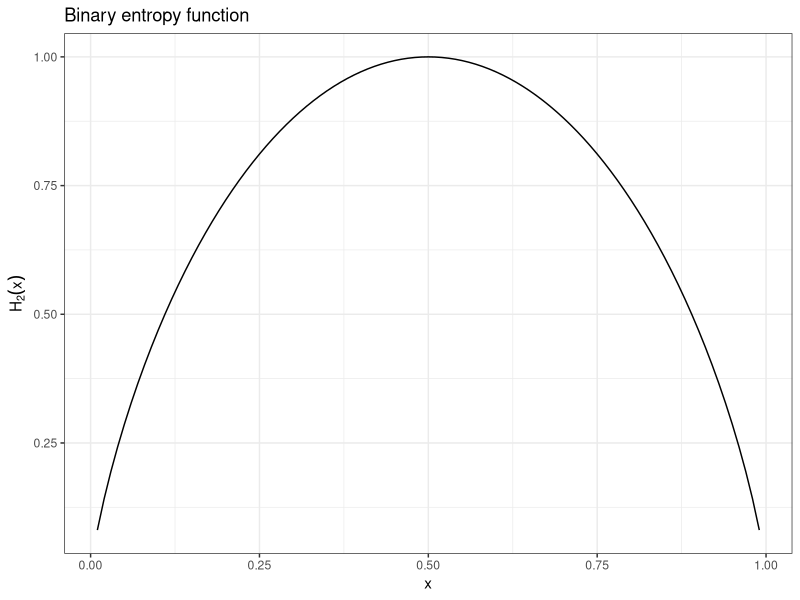
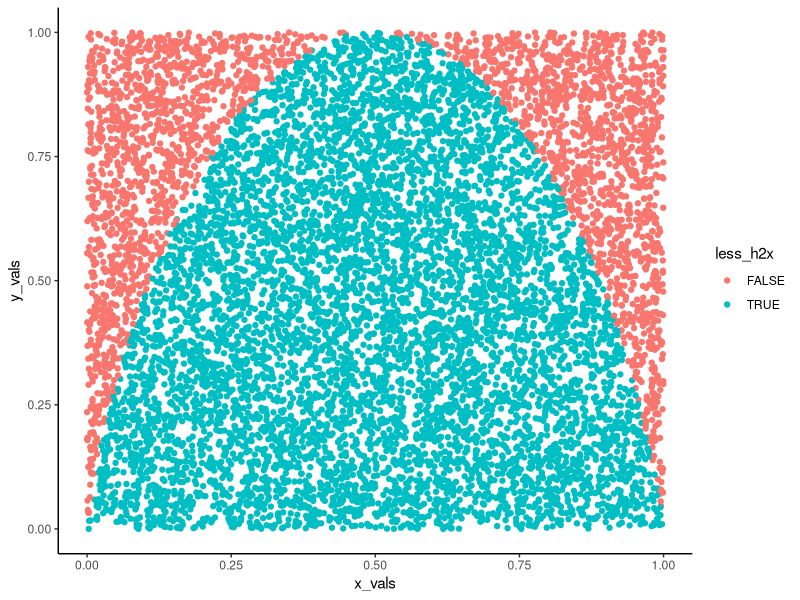
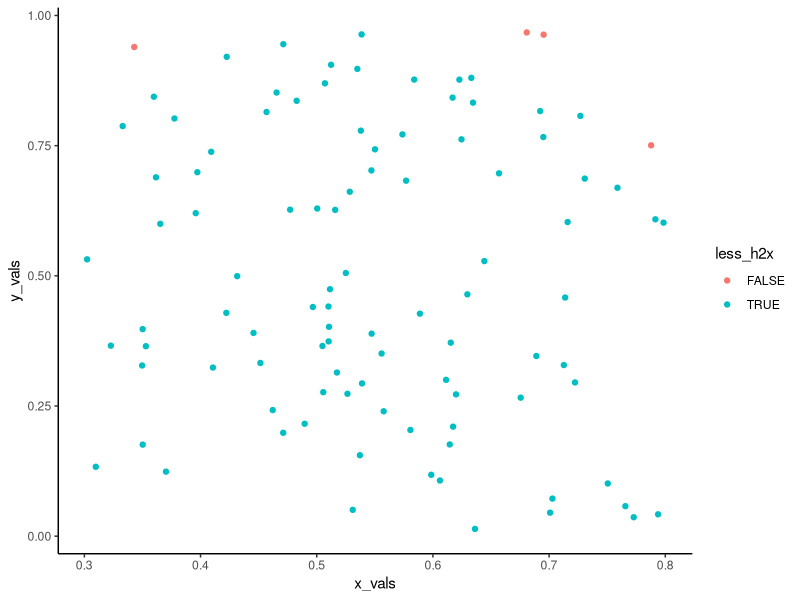
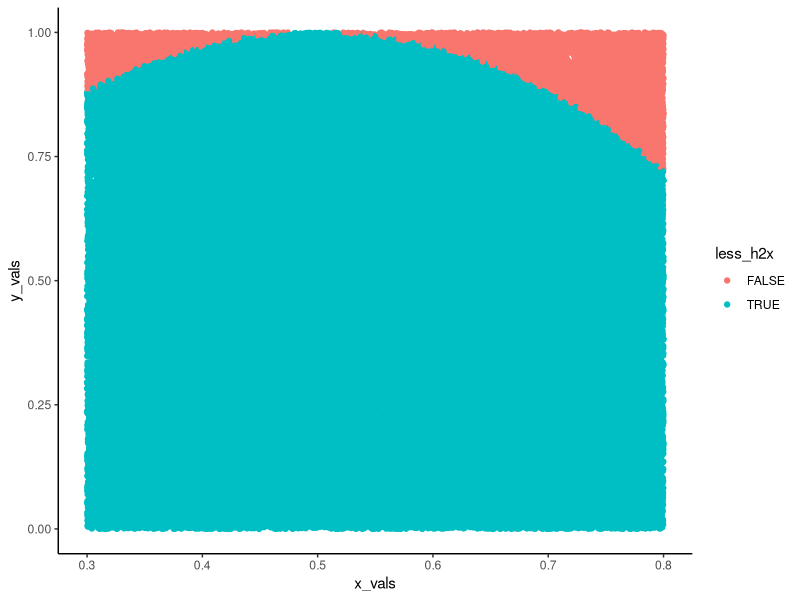

These figures' R source, in order:
## ---- chunk 1
### Binary entropy function.
### This function takes on an x between zero and one and returns the H2(x) of this value

h2x <- function (x){
  x * log2(1/x) + (1-x) * log2(1/(1-x)) #Note that the binary entropy function 
}

h2x_df <- data.frame(x = seq(0.01, 0.99, 0.01), h2x = h2x(seq(0.01, 0.99, 0.01)))

library(ggplot2)

ggplot(h2x_df, aes(x = x, y = h2x)) +
  geom_line() +
  theme_bw() +
  labs(
    title = "Binary entropy function",
  ) +
  ylab(bquote(H[2](x)))


## ---- chunk 2
library(dplyr)
library(purrr)

##First set up a base DF, with 10000 sims.

sampler_results <- data.frame(x_vals = runif(10000, 0, 1), 
                              y_vals = runif(10000, 0, 1)) %>%
  ##Next check if the values are less than the H2(x) values
  mutate(
    h2x_vals = h2x(x_vals),
    less_h2x = if_else(y_vals <= h2x_vals, TRUE, FALSE) #I broke this up into two steps, so I can check if the intermediate steps work the way they should :)
  )


## ---- chunk 3

area_under_curve <- sampler_results %>%
  summarize(
    n_total = n(),
    under_curve = sum(less_h2x),
    area = under_curve / n_total
  ) %>%
  pull(area)

area_under_curve

## ---- chunk 4
sampler_results %>%
  ggplot(aes(x = x_vals, y = y_vals, color = less_h2x)) +
  geom_point() +
  theme_classic()
## ---- chunk 5
sample_h2x <- function (x1, x2, n_sims){
  ### Takes on values of x and returns the H2(x) integral between those values.
  ### Assumes x1 < x2 and 0 < x1, x2 < 1
  
  
  sampler_results <- data.frame(x_vals = runif(n_sims, x1, x2), 
                              y_vals = runif(n_sims, 0, 1)) %>%
  ##Next check if the values are less than the H2(x) values
  mutate(
    h2x_vals = h2x(x_vals),
    less_h2x = if_else(y_vals <= h2x_vals, TRUE, FALSE) #I broke this up into two steps, so I can check if the intermediate steps work the way they should :)
  )
  
  sampler_results
}


#Run a visual test

sample_h2x(0.3, 0.8, 100) %>%
  ggplot(aes(x = x_vals, y = y_vals, color = less_h2x)) +
  geom_point() +
  theme_classic()

sample_h2x(0.3, 0.8, 100000) %>%
  ggplot(aes(x = x_vals, y = y_vals, color = less_h2x)) +
  geom_point() +
  theme_classic()

## ---- chunk 6
read_h2x_mc <- function (mc_results, x1, x2, y1 = 0, y2 = 1){
  ###The function takes on the raw MC results and returns the area under the curve between X1 and x2.
  
  area_checked <- (x2 - x1) * (y2 - y1)
  
  result <- mc_results %>%
    summarize(
      n_total = n(),
      n_under = sum(less_h2x),
      area_under_curve = area_checked * n_under / n_total
    ) %>%
    pull(area_under_curve)
    
  
  round(result[1], 3) #Return as a single value, not a vector
  
}

##Test
sample_h2x(0, 1, 10000) %>%
  read_h2x_mc(x1 = 0, x2 = 1)




## ---- chunk 7
wrap_h2x_mc <- function (x1, x2, y1 = 0, y2 = 0, n_sims){
  ###Wrapper function chaining the actual MC simulation and the result reader
  
  sample_h2x(x1, x2, n_sims) %>%
    read_h2x_mc(x1, x2)
  
}

##Test
wrap_h2x_mc(x1= 0.2, x2 = 0.35, n_sims = 5000)



## ---- chunk 8
wrap_control_h2x_mc <- function (x1, x2, target_sd, num_mcs){
  ### The function takes on arguments relating to the range over which we want to integrate and returns the distribution of num_mcs results, with an SD of less than the target_sd.
  ### Assumes x1>x2
  
  ## Calculate max y
  y2 <- data.frame(x_values = seq(x1, x2, length.out = 100)) %>%
    mutate(y_values = h2x(x_values)) %>%
    summarize(max_y = max(y_values, na.rm = TRUE)) %>%
    pull(max_y)
  
  y2 <- min(1, y2 + 0.01) #What we want to do here is make sure that the upper sampler level is over the actual maximum within a given range

  y2    
}


##Test
wrap_control_h2x_mc(x1 = 0, x2=  1)
wrap_control_h2x_mc(x1 = 0, x2 = 0.2)
